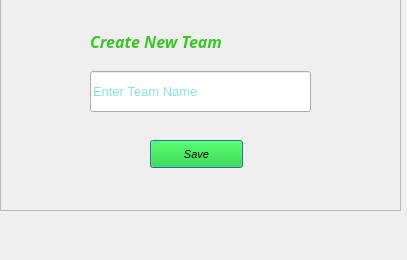
<?xml version="1.0" encoding="UTF-8"?>
<ui version="4.0">
 <class>Dialog</class>
 <widget class="QDialog" name="Dialog">
  <property name="geometry">
   <rect>
    <x>0</x>
    <y>0</y>
    <width>407</width>
    <height>260</height>
   </rect>
  </property>
  <property name="windowTitle">
   <string>New Team</string>
  </property>
  <widget class="QFrame" name="frame">
   <property name="geometry">
    <rect>
     <x>0</x>
     <y>-20</y>
     <width>401</width>
     <height>231</height>
    </rect>
   </property>
   <property name="frameShape">
    <enum>QFrame::StyledPanel</enum>
   </property>
   <property name="frameShadow">
    <enum>QFrame::Raised</enum>
   </property>
   <widget class="QLabel" name="label">
    <property name="geometry">
     <rect>
      <x>90</x>
      <y>50</y>
      <width>210</width>
      <height>22</height>
     </rect>
    </property>
    <property name="font">
     <font>
      <family>Segoe UI Semibold</family>
      <pointsize>12</pointsize>
      <weight>75</weight>
      <italic>true</italic>
      <bold>true</bold>
     </font>
    </property>
    <property name="styleSheet">
     <string notr="true">color: rgb(62, 194, 42);</string>
    </property>
    <property name="text">
     <string>Create New Team</string>
    </property>
   </widget>
   <widget class="QLineEdit" name="team_name">
    <property name="geometry">
     <rect>
      <x>90</x>
      <y>91</y>
      <width>221</width>
      <height>41</height>
     </rect>
    </property>
    <property name="font">
     <font>
      <pointsize>10</pointsize>
     </font>
    </property>
    <property name="styleSheet">
     <string notr="true">color: rgb(25, 188, 220);</string>
    </property>
    <property name="placeholderText">
     <string>Enter Team Name</string>
    </property>
   </widget>
   <widget class="QPushButton" name="savename">
    <property name="geometry">
     <rect>
      <x>150</x>
      <y>160</y>
      <width>93</width>
      <height>28</height>
     </rect>
    </property>
    <property name="font">
     <font>
      <family>MS Sans Serif</family>
      <pointsize>8</pointsize>
      <weight>50</weight>
      <italic>true</italic>
      <bold>false</bold>
     </font>
    </property>
    <property name="styleSheet">
     <string notr="true">font: italic 8pt &quot;MS Sans Serif&quot;;
background-color: rgb(16, 208, 29);</string>
    </property>
    <property name="text">
     <string>Save</string>
    </property>
   </widget>
  </widget>
 </widget>
 <resources/>
 <connections/>
</ui>
